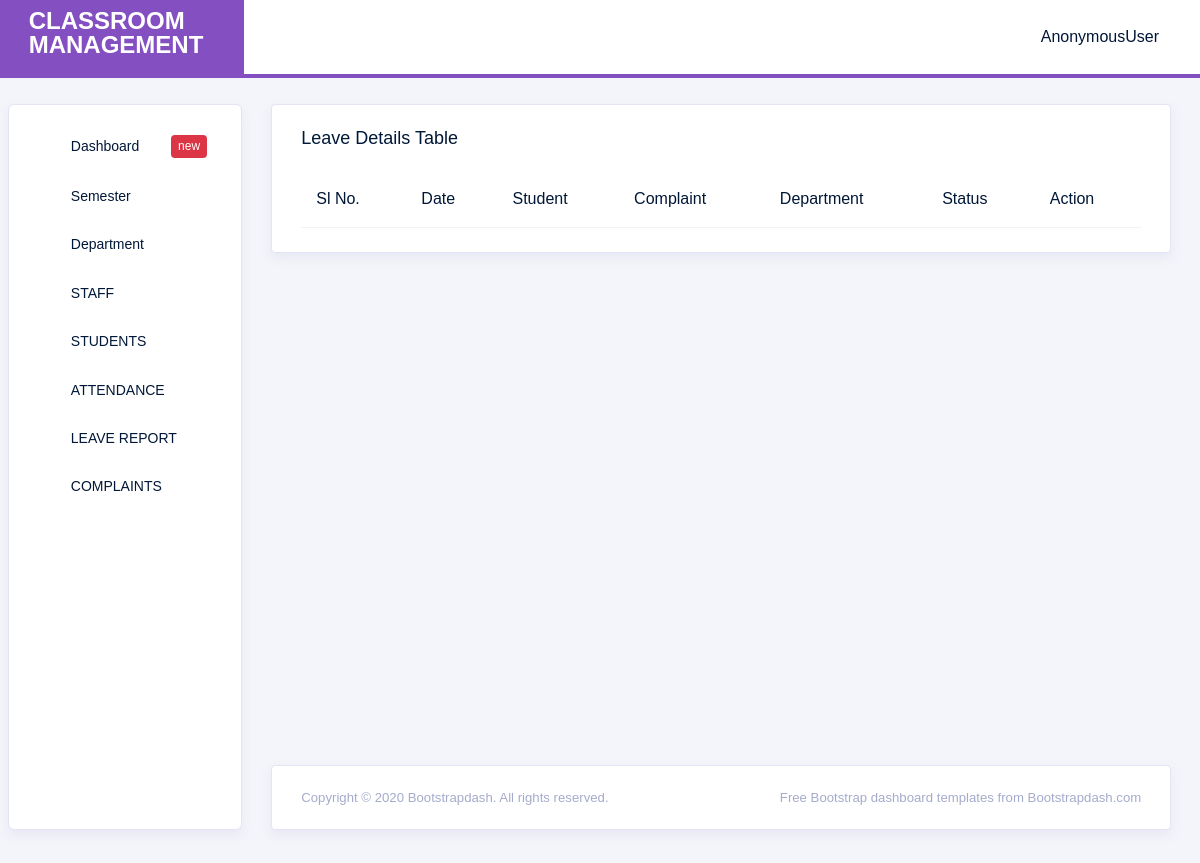
The app's page /leave_view_for_staff/3, older data.
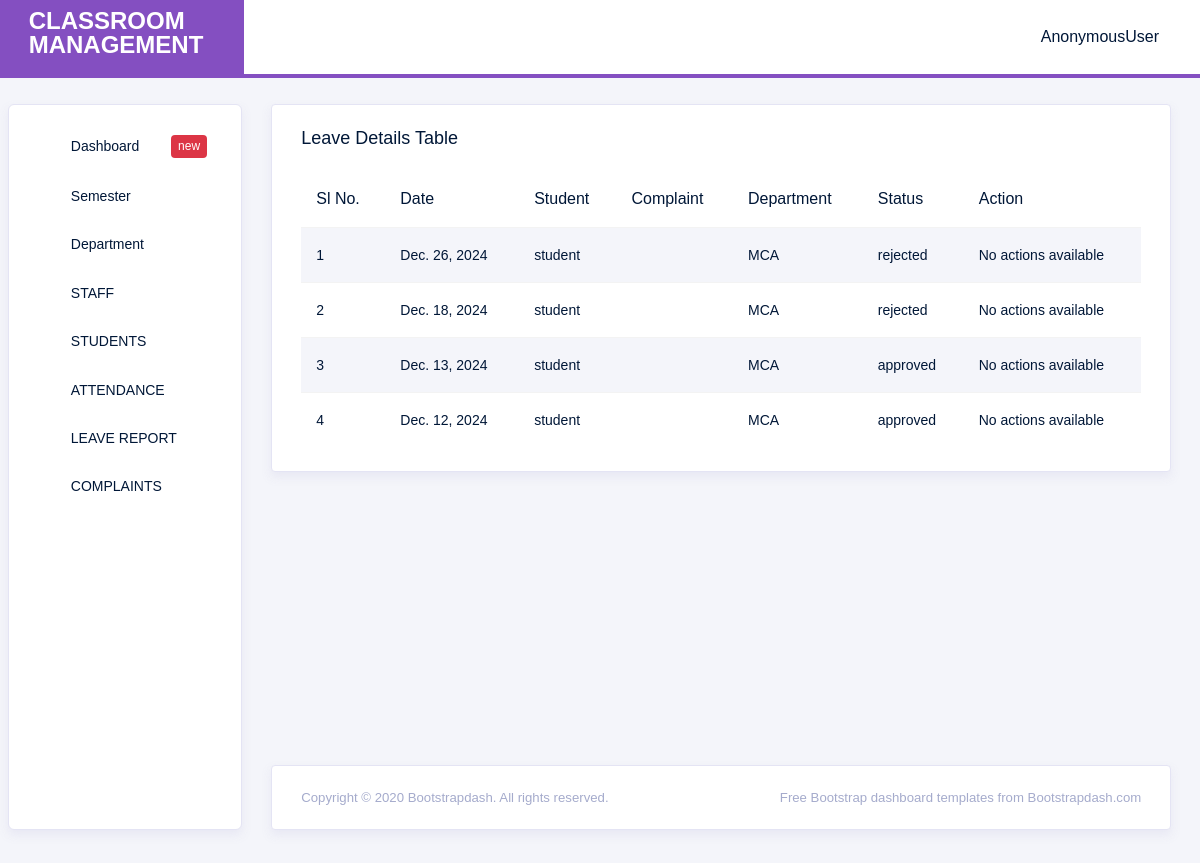
The same page, newer data.
### classroom_manager_app/models.py (models this page shows)
class Leave(models.Model):
    date = models.DateField()
    reason = models.TextField()
    status = models.CharField(
        choices=LEAVE_STATUS_CHOICES,
        default='pending', max_length=10
    )
    division = models.ForeignKey(
        Division, on_delete=models.CASCADE,
        related_name='leave'
    )
    student = models.ForeignKey(
        Student, on_delete=models.CASCADE,
        related_name='leave'
    )
    staff = models.ForeignKey(
        Staff, on_delete=models.CASCADE,
        related_name='leave',
        null=True, blank=True
    )

class Student(models.Model):
    user = models.OneToOneField(CustomUser, on_delete=models.CASCADE,related_name='student',null=True,blank=True)
    name = models.CharField(max_length=100)
    contact = models.CharField(max_length=12, null=True, blank=True)
    parent_contact = models.CharField(max_length=12, null=True, blank=True)
    email = models.EmailField(null=True, blank=True)
    division = models.ForeignKey('Division',
                                 on_delete=models.CASCADE,
                                 related_name='student')
    def __str__(self) -> str:
        return self.name

class Division(models.Model):
    division = models.CharField(max_length=100)
    standard = models.ForeignKey(Standard, on_delete=models.CASCADE, related_name='division')
    staff = models.ForeignKey(Staff, on_delete=models.CASCADE, related_name='divisions')
    def __str__(self) -> str:
        return self.division

### classroom_manager_app/views.py (the view)
# urls.py: path('leave_view_for_staff/<int:id>', views.leave_view_for_staff, name='leave_view_for_staff'),
def leave_view_for_staff(request, id):
    leave = Leave.objects.filter(staff__user=id).order_by('-date')
    return render(request, 'leave_view_for_staff.html', {'leave': leave})

### templates/leave_view_for_staff.html (shortened to what this page needs)
{% extends 'staff_home.html' %}
{% load crispy_forms_tags %}
{% block content %}
<div class="col-lg-12 grid-margin stretch-card">
              <div class="card">
                <div class="card-body">
                  <h4 class="card-title">Leave Details Table</h4>
                  <div class="table-responsive">
                    <table class="table table-striped">
                      <thead>
                        <tr>
                          <th>
                            Sl No.
                          </th>
                          <th>
                             Date
                          </th>
                          <th>
                            Student
                         </th>
                          <th>
                            Complaint
                         </th>
                         <th>
                          Department
                       </th>
                       <th>
                        Status
                     </th>
                          <th>
                            Action
                          </th>
                        </tr>
                      </thead>
                      <tbody>
                      {% for i in leave %}
                        <tr>
                          <td>{{forloop.counter}}</td>
                          <td>{{i.date}}</td>
                          <td>{{i.student}}</td>
                          <td>{{i.complaint_text}}</td>
                          <td>{{i.division}}</td>
                          <td>{{i.status}}</td>
                          <td>
                            {% if i.status == 'pending' %}
                                <a href="{% url 'approve_leave' i.id %}" class="btn btn-success">Approve</a>
                                <a href="{% url 'reject_leave' i.id %}" class="btn btn-danger">Reject</a>
                            {% else %}
                                No actions available
                            {% endif %}
                        </td>
                          </tr>
                          {% endfor %}
                      </body>
{% endblock %}

Row changes from the older to the newer data that the page shows:
added Leave: date "Dec. 26, 2024", student "student", division "MCA", status "rejected", shows "No actions available"
added Leave: date "Dec. 18, 2024", student "student", division "MCA", status "rejected", shows "No actions available"
added Leave: date "Dec. 13, 2024", student "student", division "MCA", status "approved", shows "No actions available"
added Leave: date "Dec. 12, 2024", student "student", division "MCA", status "approved", shows "No actions available"
